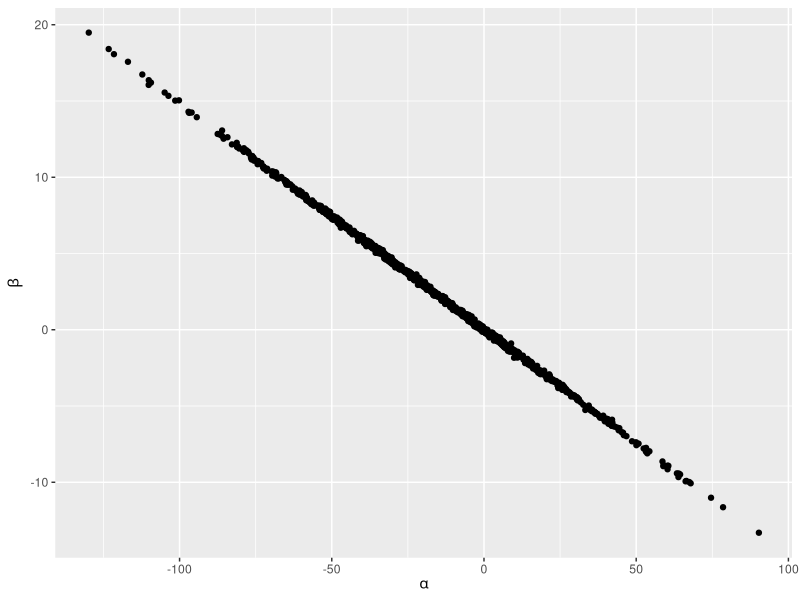
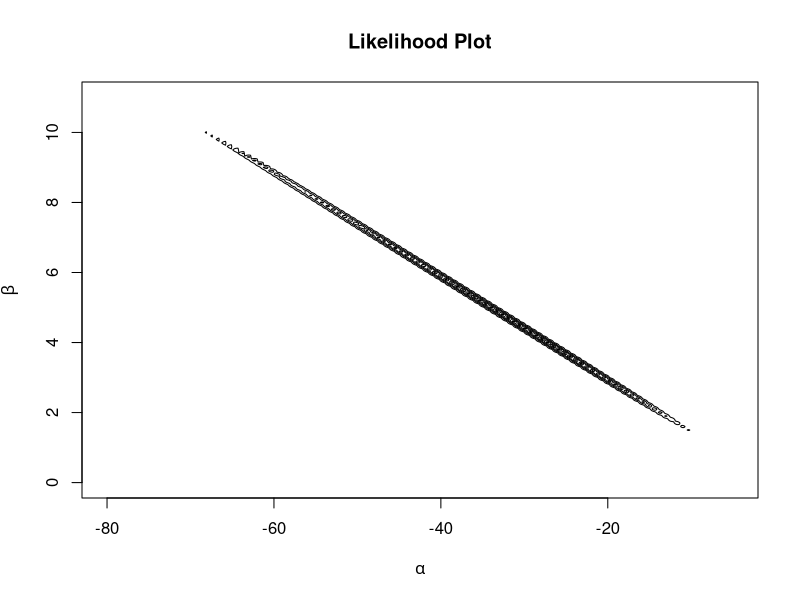
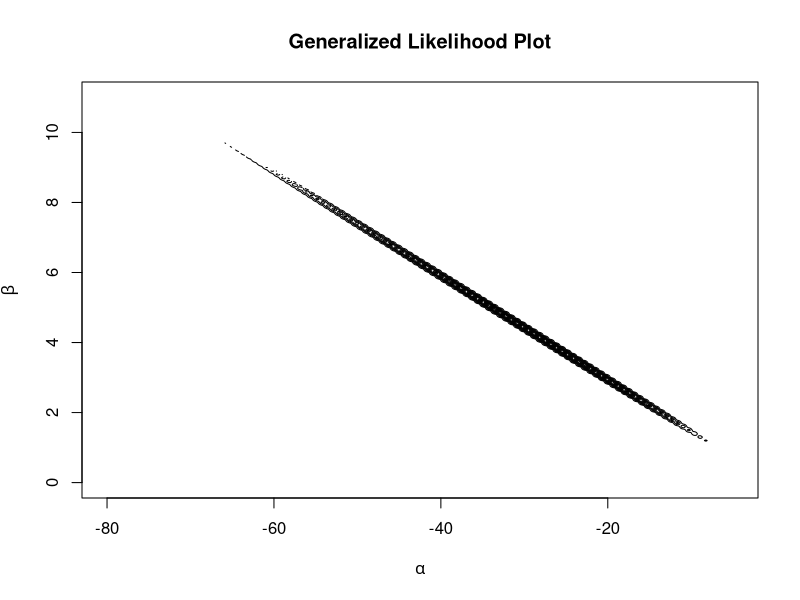
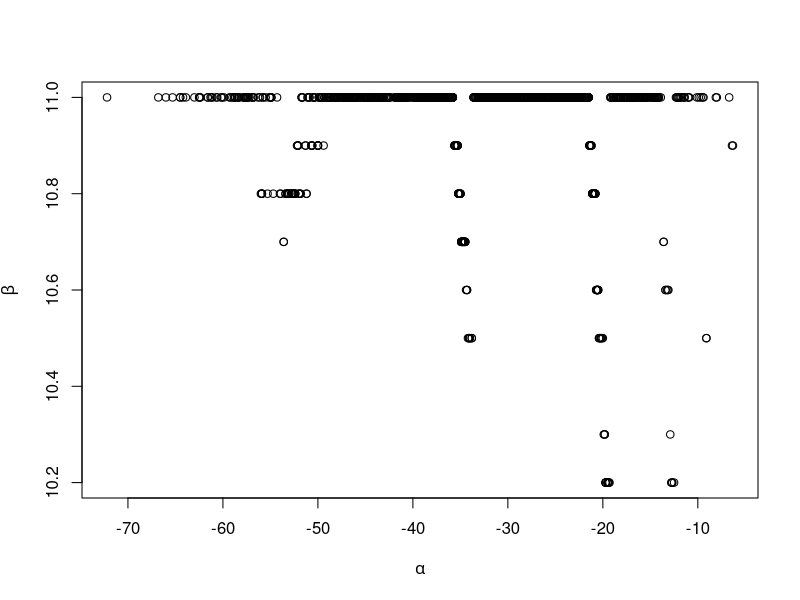
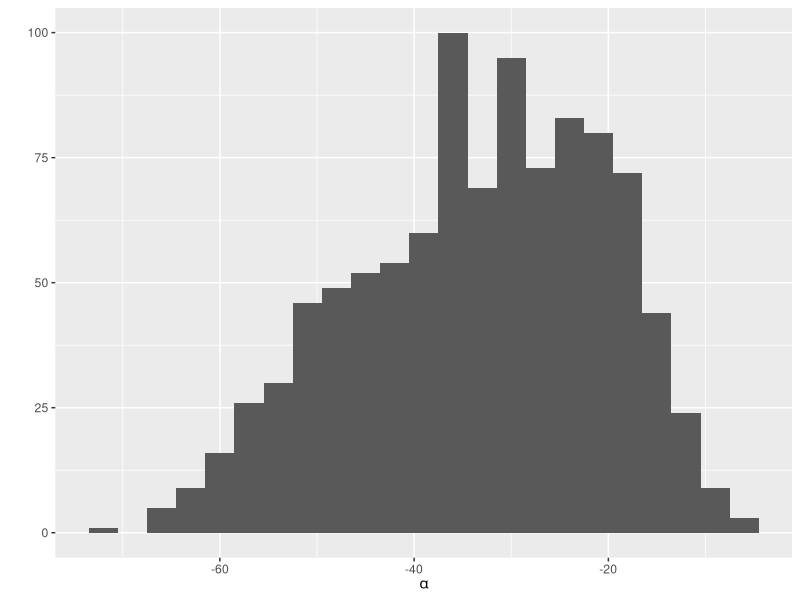
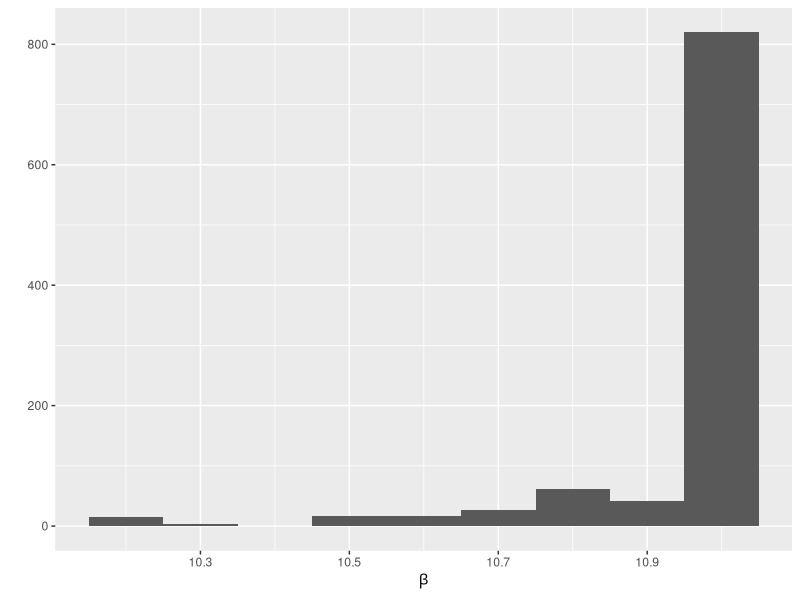
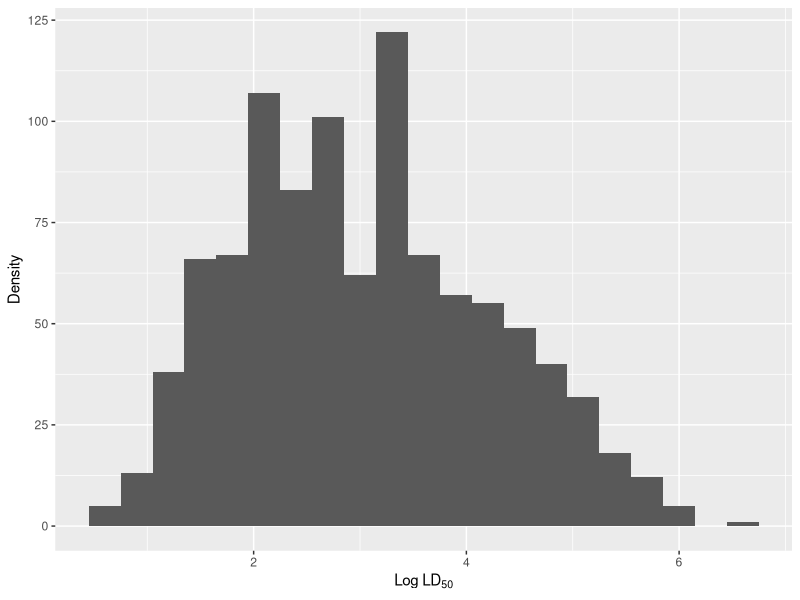
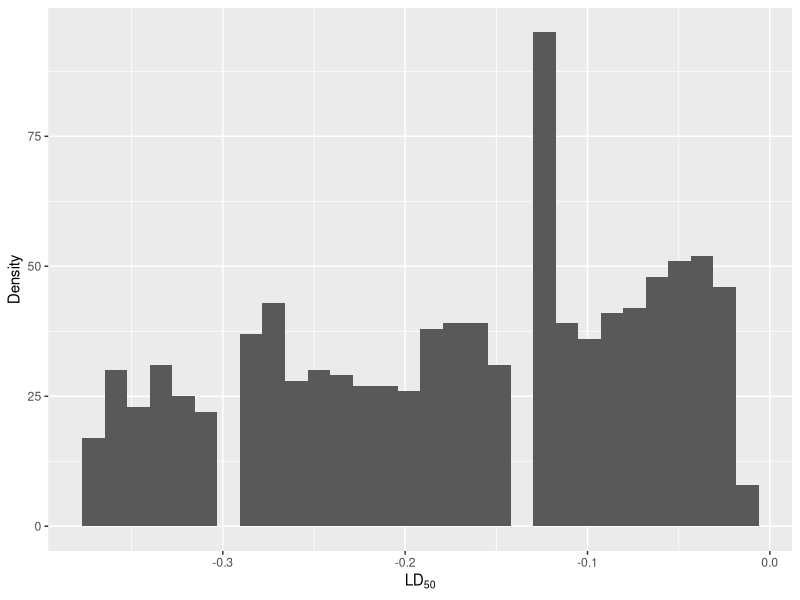

Generate these figures, in order, with R:
## ---- chunk 1
knitr::opts_chunk$set(cache=TRUE)
knitr::opts_chunk$set(echo=FALSE)
# library(MASS)
library(mvtnorm)
library(ggplot2)
## ---- chunk 2
a.0 <- -17.31
b.0 <- 2.57
Sigma.0 <- matrix(c(1053.72, -156.45, -156.45, 23.24), nrow=2)

prior.samples <- rmvnorm(1e3, c(a.0, b.0), Sigma.0)

ggplot(data.frame(prior.samples), aes(x=X1, y=X2)) +
   geom_jitter() +
   xlab(expression(alpha)) +
   ylab(expression(beta))
## ---- chunk 3
x <- c(-0.86, -0.30, -0.05, 0.73) + log(1e3)
n <- rep(5, 4)
y <- c(0, 1, 3, 5)

lik <- function(grid, x, y, n) {
    a <- grid[1]
    b <- grid[2]
    p <- pnorm(a + b * x)
    log.lik <- sum(y * log(p) + (n - y) * log(1 - p))
    return(exp(log.lik))
}

a.grid <- seq(-80, -5, 0.1)
b.grid <- seq(0, 11, 0.1)
grid <- expand.grid(a.grid, b.grid)

z <- matrix(apply(grid, 1, lik, x=x, y=y, n=n),
            nrow=length(a.grid), ncol=length(b.grid),
            byrow=FALSE)

z[is.na(z)] <- 0

contour(a.grid, b.grid, z, 
        xlab=expression(alpha), 
        ylab=expression(beta), drawlabels=FALSE,
        main="Likelihood Plot")
## ---- chunk 4
gen.lik <- function(grid, x, y, n) {
    lik <- lik(grid, x, y, n)
    prior.prob <- dmvnorm(grid, c(a.0, b.0), Sigma.0)
    return(lik * prior.prob)
}

z <- matrix(apply(grid, 1, gen.lik, x=x, y=y, n=n),
            nrow=length(a.grid), ncol=length(b.grid),
            byrow=FALSE)

contour(a.grid, b.grid, z, 
        xlab=expression(alpha), 
        ylab=expression(beta), drawlabels=FALSE,
        main="Generalized Likelihood Plot")
## ---- chunk 5
GenRandomFromGrid <- function(x, cdf.x) {
    u <- runif(1)
    max(x[u > cdf.x])
}

p.ab <- z/sum(z, na.rm=TRUE)
p.a <- apply(p.ab, 1, sum, na.rm=TRUE)
p.b <- apply(p.ab, 2, sum, na.rm=TRUE)

cdf.a <- cumsum(p.a)
cdf.b <- cumsum(p.b)

u <- runif(1e3)

a <- rep(NA, length(u))
b <- rep(NA, length(u))

for (i in 1:length(u)) {
    a[i] <- max(a.grid[u[i] > cdf.a])
}

for (i in 1:length(a)) {
    j <- which(a.grid == a[i])
    cdf.b.given.a <- cumsum(na.omit(p.ab[j, ])) / sum(p.ab[j, ], na.rm=TRUE)
    b[i] <- max(b.grid[u[i] > cdf.b.given.a])
}

plot(a, b, xlab=expression(alpha), ylab=expression(beta))
## ---- chunk 6
qplot(a, xlab=expression(alpha), binwidth=3)
qplot(b, xlab=expression(beta), binwidth=0.1)
## ---- chunk 7
log.ld.50 <- -a / b

qplot(log.ld.50, xlab=expression("Log LD"[50]), 
      ylab="Density", binwidth=0.3)
## ---- chunk 8
ld.50 <- -log.ld.50 / exp(log.ld.50)
qplot(ld.50, xlab=expression("LD"[50]), ylab="Density")
